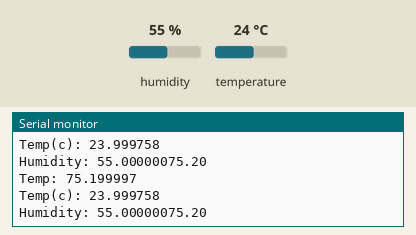
This sketch was run on a simulated ESP32. On the bench: the last lines printed to the serial monitor. Inputs (shaded band) come from the test bench; at power-on: humidity 55 %, temperature 24 °C.

Above: at 2.8 s.
2.9 s: humidity set to 22 %
At 4.8 s:
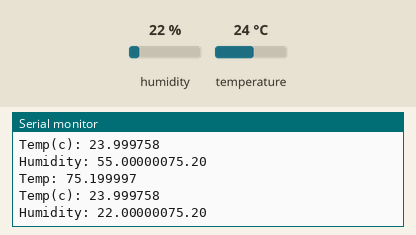
5.6 s: temperature set to 12 °C
At 6.5 s:
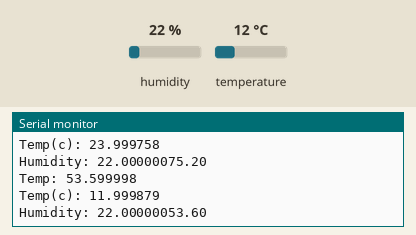
8.3 s: humidity set to 40 %
At 11.1 s:
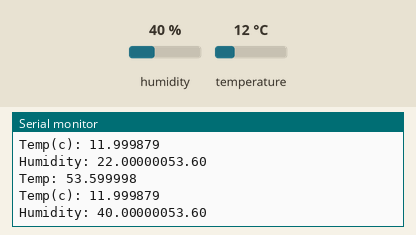
Timing chart, 0 to 12.6 s (numbered marks = the images above; inputs shaded):
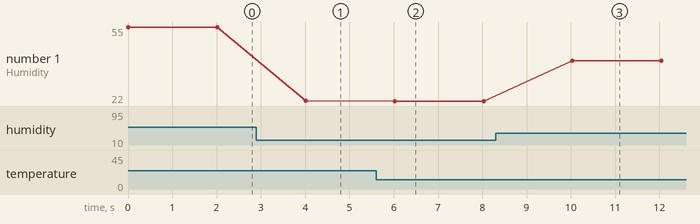

Measured:
- after the input at 2.9 s, the serial monitor: prints a new line after 1.1 s (image 1)
- after the input at 5.6 s, the serial monitor: prints a new line after 0.42 s (image 2)
- after the input at 8.3 s, the serial monitor: prints a new line after 1.7 s (image 3)
- plotted number 1: 55 → 22 after the input at 2.9 s, 22 → 22 after the input at 5.6 s, 22 → 40 after the input at 8.3 s

The sketch:

Temperature.ino
```cpp
#include <DHT.h>
#define DHTPIN 4
#define DHTTYPE DHT22
DHT dht(DHTPIN, DHTTYPE);
void setup() {
  Serial.begin(9600);

  Serial.println("DHT Test:");
  dht.begin();

}

void loop() {
  float t = dht.readTemperature(true);
  float h = dht.readHumidity();
  float c = dht.convertFtoC(t);
  Serial.printf("Temp: %f", t);
  Serial.printf("\nTemp(c): %f",c);
  Serial.printf("\nHumidity: %f", h);
  Serial.println(t);
  delay(2000);

}
```
